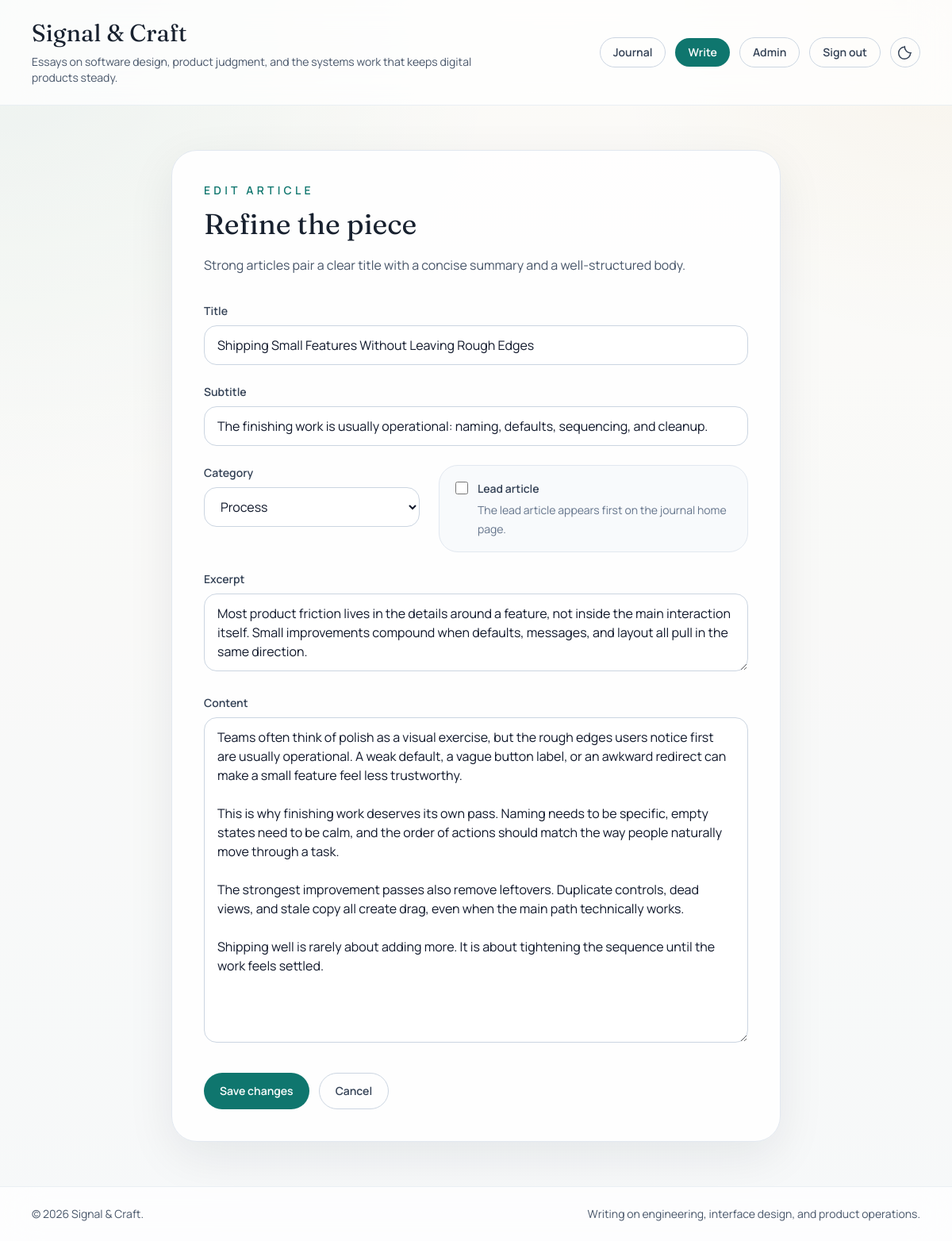
Page /post/shipping-small-features-without-leaving-rough-edges/edit/ (signed in) on the committed database.
### myapp/models.py (models this page shows, shortened)
class Post(models.Model):
    class Category(models.TextChoices):
        ENGINEERING = "engineering", "Engineering"
        DESIGN = "design", "Design"
        PROCESS = "process", "Process"
        CAREER = "career", "Career"
        TUTORIAL = "tutorial", "Tutorial"
    title = models.CharField(max_length=200)
    slug = models.SlugField(max_length=240, unique=True, blank=True)
    subtitle = models.CharField(max_length=220, blank=True)
    excerpt = models.CharField(max_length=260, blank=True)
    category = models.CharField(
        max_length=20,
        choices=Category.choices,
        default=Category.ENGINEERING,
    )
    featured = models.BooleanField(default=False)
    author = models.ForeignKey(
        settings.AUTH_USER_MODEL,
        on_delete=models.SET_NULL,
        null=True,
        blank=True,
        related_name="posts",
    )
    content = models.TextField()
    created_at = models.DateTimeField(default=timezone.now)
    updated_at = models.DateTimeField(auto_now=True)
    class Meta:
        ordering = ["-created_at"]

### myapp/views.py (the view)
# urls.py: path("post/<slug:slug>/edit/", views.post_edit, name="post-edit"),
@login_required
def post_edit(request, slug):
    post = get_object_or_404(Post, slug=slug)
    if request.method == "POST":
        form = PostForm(request.POST, instance=post)
        if form.is_valid():
            post = form.save(commit=False)
            if request.user.is_authenticated and not post.author:
                post.author = request.user
            post.save()
            return redirect(post)
    else:
        form = PostForm(instance=post)
    return render(
        request,
        "posts/post_form.html",
        {"form": form, "post": post, "is_edit": True},
    )

### myapp/templates/posts/post_form.html (shortened to what this page needs)
{% extends 'posts/base.html' %}
{% block content %}
<section class="mx-auto max-w-3xl">
  <div class="rounded-[2rem] border border-slate-200 bg-white/90 p-8 shadow-panel dark:border-slate-800 dark:bg-slate-900/85 md:p-10">
    <p class="text-sm font-semibold uppercase tracking-[0.3em] text-accent dark:text-teal-300">
      {% if is_edit %}Edit article{% else %}New article{% endif %}
    </p>
    <h1 class="mt-3 font-display text-4xl text-ink dark:text-white">
      {% if is_edit %}Refine the piece{% else %}Write a new piece{% endif %}
    </h1>
    <p class="mt-4 max-w-2xl text-base leading-8 text-slate-600 dark:text-slate-300">
      Strong articles pair a clear title with a concise summary and a well-structured body.
    </p>
    <form method="POST" class="mt-8 space-y-6">
      <div>
        <label for="{{ form.title.id_for_label }}" class="mb-2 block text-sm font-semibold text-slate-700 dark:text-slate-200">Title</label>
        {{ form.title }}
      </div>
      <div>
        <label for="{{ form.subtitle.id_for_label }}" class="mb-2 block text-sm font-semibold text-slate-700 dark:text-slate-200">Subtitle</label>
        {{ form.subtitle }}
      </div>
      <div class="grid gap-6 md:grid-cols-[1fr_auto]">
        <div>
          <label for="{{ form.category.id_for_label }}" class="mb-2 block text-sm font-semibold text-slate-700 dark:text-slate-200">Category</label>
          {{ form.category }}
        </div>
        <div class="rounded-[1.5rem] border border-slate-200 bg-slate-50 px-5 py-4 dark:border-slate-700 dark:bg-slate-900">
          <div class="flex items-start gap-3">
            {{ form.featured }}
            <div>
              <label for="{{ form.featured.id_for_label }}" class="text-sm font-semibold text-slate-700 dark:text-slate-200">Lead article</label>
              <p class="mt-1 max-w-xs text-sm leading-6 text-slate-500 dark:text-slate-400">
                The lead article appears first on the journal home page.
              </p>
            </div>
          </div>
        </div>
      </div>
      <div>
        <label for="{{ form.excerpt.id_for_label }}" class="mb-2 block text-sm font-semibold text-slate-700 dark:text-slate-200">Excerpt</label>
        {{ form.excerpt }}
      </div>
      <div>
        <label for="{{ form.content.id_for_label }}" class="mb-2 block text-sm font-semibold text-slate-700 dark:text-slate-200">Content</label>
        {{ form.content }}
      </div>
      <div class="flex flex-wrap gap-3 pt-2">
        <button type="submit" class="rounded-full bg-accent px-5 py-3 text-sm font-semibold text-white transition hover:bg-teal-700">
          {% if is_edit %}Save changes{% else %}Publish article{% endif %}
        </button>
        <a href="{% url 'home' %}" class="rounded-full border border-slate-300 px-5 py-3 text-sm font-semibold text-slate-700 transition hover:border-accent hover:text-accent dark:border-slate-700 dark:text-slate-200 dark:hover:border-teal-400 dark:hover:text-teal-300">
          Cancel
        </a>
      </div>
    </form>
  </div>
</section>
{% endblock %}

### myapp/templates/posts/base.html (style rules this page uses)
body { background: radial-gradient(circle at top left, rgba(15, 118, 110, 0.12), transparent 32%), radial-gradient(circle at top right, rgba(183, 121, 31, 0.10), transparent 22%), linear-gradient(180deg, #f8f6f0 0%, #eef2f4 100%); animation: fadeIn 0.45s ease-out; }

### rows in the picture
Post: title "Shipping Small Features Without Leaving Rough Edges", subtitle "The finishing work is usually operational: naming, defaults, sequencing, and cleanup.", category "Process", excerpt "Most product friction lives in the details around a feature, not inside the main interaction itself. Small improvements compound when defaults, messages, and layout all pull in the same direction.", content "Teams often think of polish as a visual exercise, but the rough edges users notice first are usually operational. A weak default, a vague button label, or an awkward redirect can make a small feature feel less trustworthy. This is why finishing work deserves its own pass. Naming needs to be specific, empty states need to be calm, and the order of actions should match the way people naturally move through a task. The strongest improvement passes also remove leftovers. Duplicate controls, dead views, and stale copy all create drag, even when the main path technically works. Shipping well is rarely about adding more. It is about tightening the sequence until the work feels settled."
